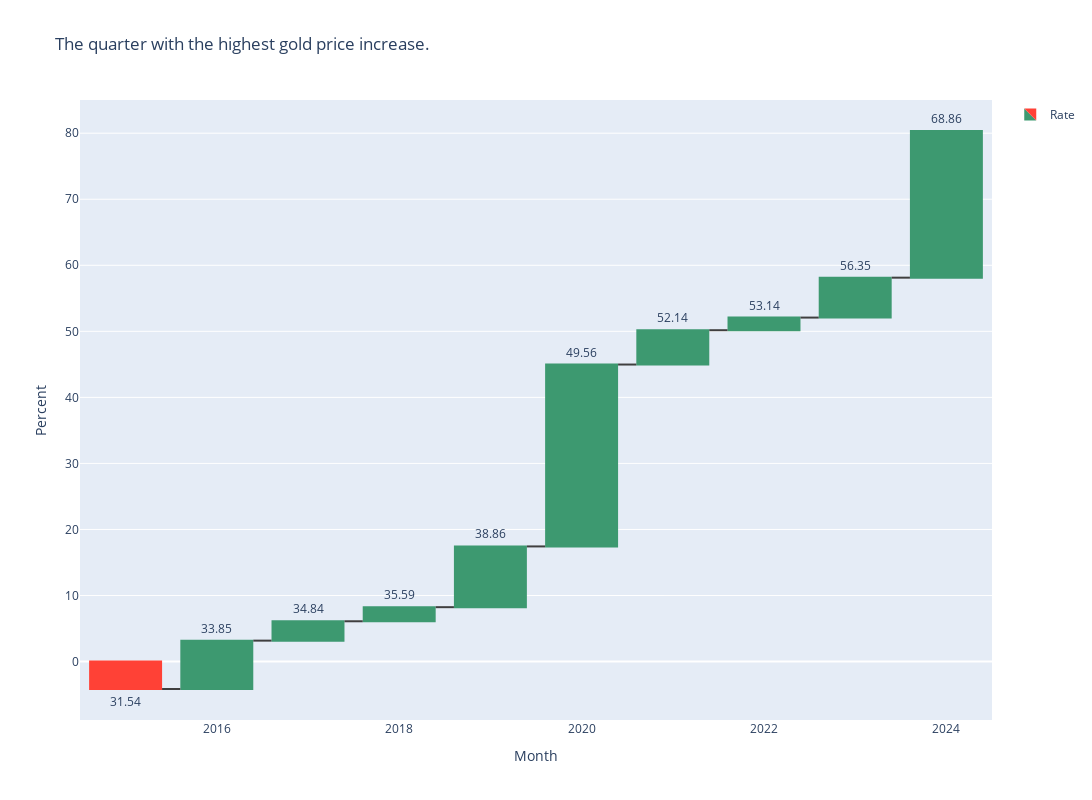

This figure's notebook cell:
### Code cell
fig = go.Figure()
fig.add_trace(go.Waterfall(
    name = "Rate", orientation = "v",
    text = np.round(annual_avg_prices.values[1:],2),
    x = annual_avg_prices.index[1:], y=annual_percentage_change[1:],
    connector = {"line":{"color":"rgb(63, 63, 63)"}},
    textposition="outside",
))

fig.update_layout(
        title = "The year with the highest gold price increase.",
        xaxis_title='Month',
        yaxis_title='Percent',
        showlegend = True,
        width=1200,
        height=800
)

fig.show()

### Figure 1 — Plotly figure (JSON) as saved in the notebook; plotly's stock layout.template omitted (floating-point values rounded to 4 significant figures)
{"data": [{"connector": {"line": {"color": "rgb(63, 63, 63)"}}, "name": "Rate", "orientation": "v", "text": [31.54, 33.85, 34.84, 35.59, 38.86, 49.56, 52.14, 53.14, 56.35, 68.86], "textposition": "outside", "type": "waterfall", "x": [2015, 2016, 2017, 2018, 2019, 2020, 2021, 2022, 2023, 2024], "y": [-4.153, 7.324, 2.93, 2.134, 9.199, 27.54, 5.197, 1.912, 6.044, 22.21]}], "layout": {"height": 800, "showlegend": true, "title": {"text": "The quarter with the highest gold price increase."}, "width": 1200, "xaxis": {"autorange": true, "range": [2014.0, 2024.0], "title": {"text": "Month"}, "type": "linear"}, "yaxis": {"autorange": true, "range": [-8.846, 85.03], "title": {"text": "Percent"}, "type": "linear"}}}
